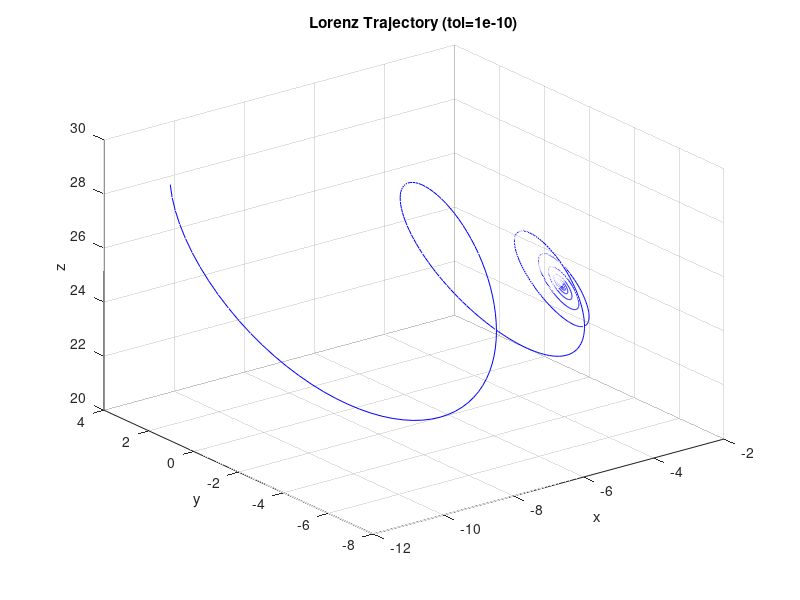

Reproduce this figure in MATLAB.
% Lorenz 系统参数
sigma = 1;
rho = 26;
beta = 0.7;

% Lorenz 系统定义
lorenz = @(t, u) [
    sigma * (u(2) - u(1));
    rho * u(1) - u(2) - u(1) * u(3);
    u(1) * u(2) - beta * u(3)
];

% ======== 设置初始条件 ==========
u0 = [-10.4083862817092; 3.53494115699802; 27.9667252193842];  % <<< 可替换成你自己的初始值

% ======== 时间设置 ===============
dt = 1e-2;
T_final = 100;
tspan = 0:dt:T_final;

% ======== 精度设置 ===============
options = odeset('RelTol', 1e-10, 'AbsTol', 1e-12);

% ======== 解算 ===================
[t1, u1] = ode45(lorenz, tspan, u0, options);

% ======== 保存 ===================
save('lorenz_tol1e10.mat', 't1', 'u1', 'sigma', 'rho', 'beta', 'u0', 'dt')

% ======== 可视化（可选） ==========
figure;
subplot(1,1,1)
plot3(u1(:,1), u1(:,2), u1(:,3), 'b')
title('Lorenz Trajectory (tol=1e-10)')
xlabel('x'); ylabel('y'); zlabel('z'); grid on
